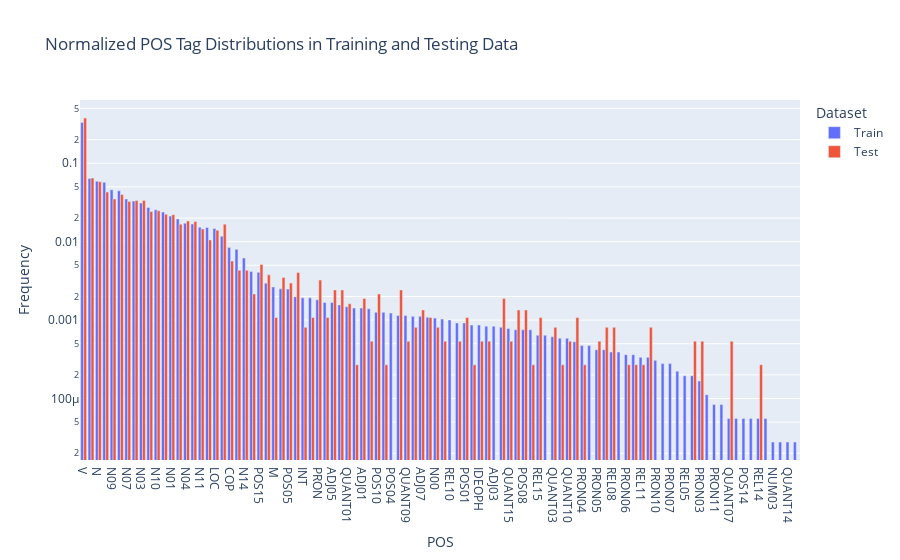

Notebook cell for this chart:
### Code cell
fig = px.bar(pos_distribution, x='POS', y='Frequency', color='Dataset', log_y=True,
             title='Normalized POS Tag Distributions in Training and Testing Data', barmode='group')
fig.show()

### Figure 1 — Plotly figure (JSON) as saved in the notebook; plotly's stock layout.template omitted (floating-point values rounded to 4 significant figures)
{"data": [{"alignmentgroup": "True", "hovertemplate": "Dataset=Train<br>POS=%{x}<br>Frequency=%{y}<extra></extra>", "legendgroup": "Train", "marker": {"color": "#636efa", "pattern": {"shape": ""}}, "name": "Train", "offsetgroup": "Train", "orientation": "v", "showlegend": true, "textposition": "auto", "type": "bar", "x": ["V", "ADV", "N", "CONJ", "N09", "P", "N07", "N05", "N03", "POS", "N10", "N06", "N01", "REL", "N04", "N02", "N11", "N08", "LOC", "DEM01", "COP", "DEM02", "N14", "DEM", "POS15", "POS09", "M", "ADJ00", "POS05", "ADJ", "INT", "ADJ06", "PRON", "PRON15", "ADJ05", "ADJ04", "QUANT01", "POS03", "ADJ01", "POS06", "POS10", "POS07", "POS04", "ADJ02", "QUANT09", "QUANT08", "ADJ07", "QUANT02", "N00", "ADJ09", "REL10", "PRON02", "POS01", "PRON09", "IDEOPH", "POS02", "ADJ03", "POS11", "QUANT15", "PRON01", "POS08", "REL09", "REL15", "QUANT06", "QUANT03", "REL07", "QUANT10", "REL02", "PRON04", "REL06", "PRON05", "PRON08", "REL08", "REL03", "PRON06", "REL04", "REL11", "QUANT05", "PRON10", "QUANT04", "PRON07", "QUANT11", "REL05", "ADJ08", "PRON03", "REL01", "PRON11", "NUM09", "QUANT07", "NUM15", "POS14", "PRES", "REL14", "DEM03", "NUM03", "NUM06", "QUANT14", "NUM07"], "xaxis": "x", "y": [0.3312, 0.06406, 0.05912, 0.05703, 0.04582, 0.04442, 0.03497, 0.03291, 0.03112, 0.0273, 0.02549, 0.02384, 0.02117, 0.01952, 0.01721, 0.01682, 0.01528, 0.01511, 0.01475, 0.01174, 0.008394, 0.008004, 0.006191, 0.004155, 0.004072, 0.002956, 0.002649, 0.00251, 0.002482, 0.00198, 0.001924, 0.001924, 0.001813, 0.001673, 0.001673, 0.001562, 0.001478, 0.001422, 0.001422, 0.001394, 0.001255, 0.001255, 0.001227, 0.001143, 0.001143, 0.001115, 0.001115, 0.001088, 0.00106, 0.001032, 0.001004, 0.0009203, 0.0009203, 0.0008645, 0.0008645, 0.0008366, 0.0008366, 0.0008087, 0.0007808, 0.0007529, 0.0007529, 0.0007529, 0.0006414, 0.0006414, 0.0006135, 0.0005856, 0.0005856, 0.0005299, 0.0004741, 0.0004741, 0.0004183, 0.0004183, 0.0003904, 0.0003904, 0.0003625, 0.0003625, 0.0003346, 0.0003346, 0.0003068, 0.0002789, 0.0002789, 0.0002231, 0.0001952, 0.0001952, 0.0001673, 0.0001115, 8.366e-05, 8.366e-05, 5.577e-05, 5.577e-05, 5.577e-05, 5.577e-05, 5.577e-05, 5.577e-05, 2.789e-05, 2.789e-05, 2.789e-05, 2.789e-05], "yaxis": "y"}, {"alignmentgroup": "True", "hovertemplate": "Dataset=Test<br>POS=%{x}<br>Frequency=%{y}<extra></extra>", "legendgroup": "Test", "marker": {"color": "#EF553B", "pattern": {"shape": ""}}, "name": "Test", "offsetgroup": "Test", "orientation": "v", "showlegend": true, "textposition": "auto", "type": "bar", "x": ["V", "ADV", "N", "CONJ", "P", "N09", "N05", "N03", "N07", "N10", "POS", "N06", "N01", "N04", "N02", "REL", "DEM01", "N11", "LOC", "N08", "COP", "POS15", "N14", "DEM02", "ADJ", "POS09", "ADJ00", "PRON", "POS05", "ADJ05", "ADJ02", "ADJ04", "POS10", "DEM", "POS11", "ADJ01", "QUANT01", "POS08", "ADJ07", "PRON01", "ADJ06", "POS01", "REL02", "REL15", "QUANT02", "PRON15", "M", "QUANT08", "PRON08", "INT", "REL08", "QUANT03", "QUANT05", "N00", "ADJ09", "PRON03", "ADJ08", "IDEOPH", "QUANT15", "POS02", "QUANT09", "PRON02", "PRON05", "QUANT10", "POS06", "QUANT07", "REL09", "POS07", "REL11", "PRON04", "POS03", "REL14", "REL04", "REL07", "PRON09", "PRON06"], "xaxis": "x", "y": [0.3774, 0.06466, 0.05819, 0.04283, 0.03987, 0.03502, 0.03341, 0.03341, 0.0326, 0.02478, 0.02425, 0.02236, 0.02209, 0.01832, 0.01805, 0.0167, 0.0167, 0.01455, 0.01401, 0.01051, 0.005657, 0.005119, 0.00431, 0.00431, 0.004041, 0.003772, 0.003502, 0.003233, 0.002963, 0.002425, 0.002425, 0.002425, 0.002155, 0.002155, 0.001886, 0.001886, 0.001616, 0.001347, 0.001347, 0.001347, 0.001078, 0.001078, 0.001078, 0.001078, 0.001078, 0.001078, 0.001078, 0.0008082, 0.0008082, 0.0008082, 0.0008082, 0.0008082, 0.0008082, 0.0008082, 0.0005388, 0.0005388, 0.0005388, 0.0005388, 0.0005388, 0.0005388, 0.0005388, 0.0005388, 0.0005388, 0.0005388, 0.0005388, 0.0005388, 0.0002694, 0.0002694, 0.0002694, 0.0002694, 0.0002694, 0.0002694, 0.0002694, 0.0002694, 0.0002694, 0.0002694], "yaxis": "y"}], "layout": {"barmode": "group", "legend": {"title": {"text": "Dataset"}, "tracegroupgap": 0}, "title": {"text": "Normalized POS Tag Distributions in Training and Testing Data"}, "xaxis": {"anchor": "y", "domain": [0, 1], "title": {"text": "POS"}}, "yaxis": {"anchor": "x", "domain": [0, 1], "title": {"text": "Frequency"}, "type": "log"}}}
